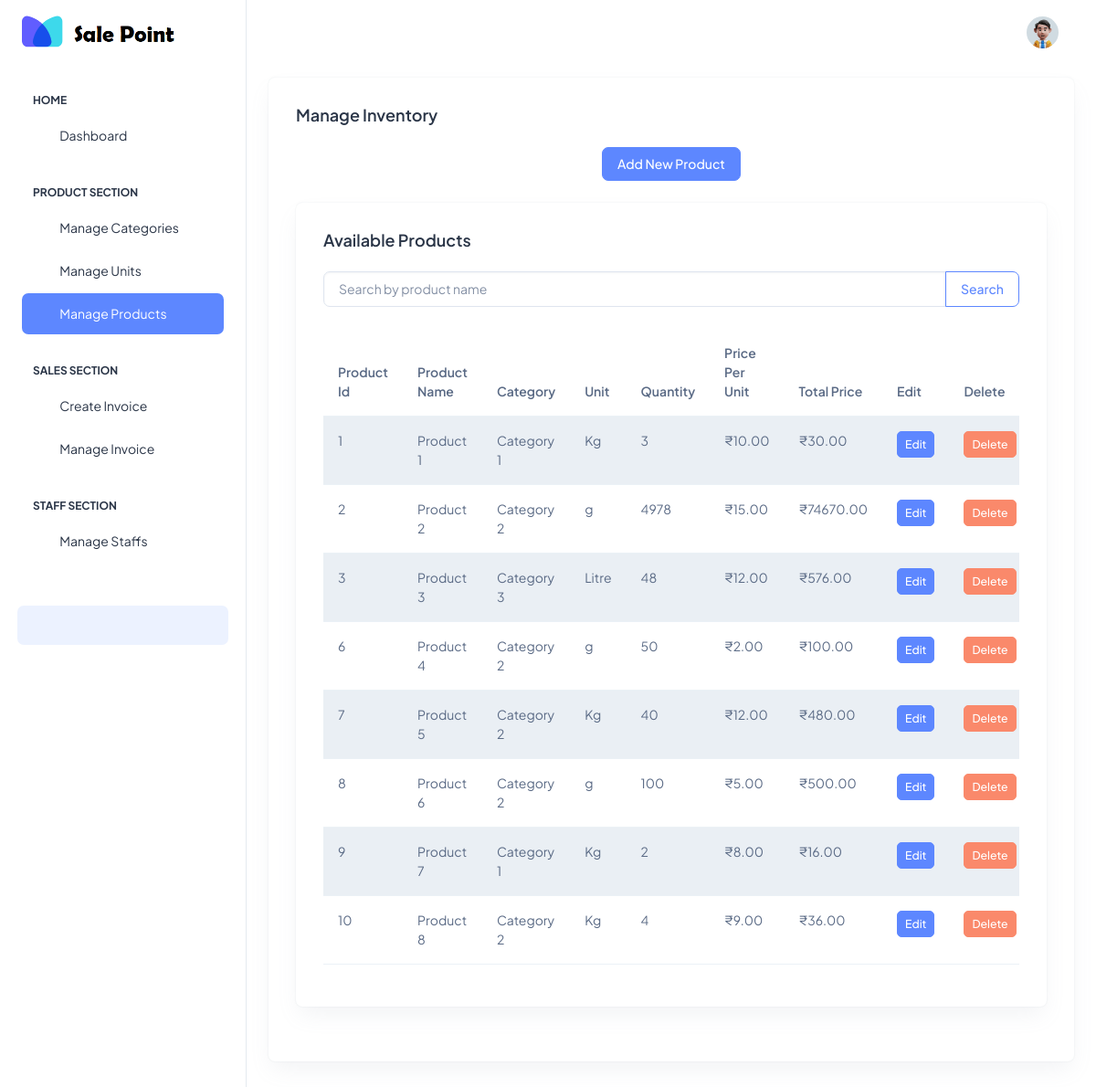
/manage_products (signed in), run on the app's committed database.
### sales_app/models.py (models this page shows, shortened)
class Inventory(models.Model):
    product_name = models.CharField(max_length=255)
    product_category = models.ForeignKey(Category, on_delete=models.CASCADE)
    unit = models.ForeignKey(Unit, on_delete=models.CASCADE)
    quantity = models.PositiveIntegerField()  # Stock available
    price_per_unit = models.DecimalField(max_digits=10, decimal_places=2)  # Price per unit

class Category(models.Model):
    name = models.CharField(max_length=255, unique=True)

class Unit(models.Model):
    unit_type = models.CharField(max_length=50, unique=True)  # e.g., kg, g, liter

### sales_app/views.py (the view)
# urls.py: path("manage_products", views.manage_products, name="manage_products"),
def manage_products(request):
    query = request.GET.get("q", "")
    if query:
        materials = Inventory.objects.filter(product_name__icontains=query)
    else:
        materials = Inventory.objects.all()
    categories = Category.objects.all()
    units = Unit.objects.all()
    for material in materials:
        material.total_price = material.quantity * material.price_per_unit  # Calculate dynamically
    return render(request, "manage_products.html", {
        "materials": materials,
        "categories": categories,
        "units": units
    })

### templates/manage_products.html (shortened to what this page needs)
{% extends 'base.html' %}
{% load static %}
{% block content %}
<div class="container-fluid">
    <div class="card">
        <div class="card-body">
            <h5 class="card-title fw-semibold mb-4">Manage Inventory</h5>
            <div class="text-center mb-4">
                <button class="btn btn-primary" data-bs-toggle="modal" data-bs-target="#addMaterialModal">Add New Product</button>
            </div>
            <div class="card mt-4">
                <div class="card-body">
                    <h5 class="card-title fw-semibold mb-4">Available Products
                        <span><a href="{% url 'manage_products' %}"><i class="ti ti-refresh"></i></a></span>
                    </h5>
                    <form method="get" class="mb-4">
                        <div class="input-group">
                            <input type="text" class="form-control" placeholder="Search by product name" name="q" value="{{ request.GET.q|default_if_none:'' }}">
                            <button class="btn btn-outline-primary" type="submit">Search</button>
                        </div>
                    </form>
                    <div class="table-responsive">
                        <table class="table table-striped table-hover">
                            <thead>
                                <tr>
                                    <th>Product Id</th>
                                    <th>Product Name</th>
                                    <th>Category</th>
                                    <th>Unit</th>
                                    <th>Quantity</th>
                                    <th>Price Per Unit</th>
                                    <th>Total Price</th>
                                    <th>Edit</th>
                                    <th>Delete</th>
                                </tr>
                            </thead>
                            <tbody>
                                {% for i in materials %}
                                <tr>
                                    <td>{{ i.pk }}</td>
                                    <td>{{ i.product_name }}</td>
                                    <td>{{ i.product_category.name }}</td>
                                    <td>{{ i.unit.unit_type }}</td>
                                    <td>{{ i.quantity }}</td>
                                    <td>₹{{ i.price_per_unit }}</td>
                                    <td>₹{{ i.total_price }}</td>
                                    <td>
                                        <button class="btn btn-primary btn-sm edit-btn" data-bs-toggle="modal" data-bs-target="#editMaterialModal"
                                        data-id="{{ i.pk }}" data-name="{{ i.product_name }}" data-category="{{ i.product_category.id }}"
                                        data-unit="{{ i.unit.id }}" data-quantity="{{ i.quantity }}" data-price="{{ i.price_per_unit }}">
                                        Edit
                                       </button>
                                    </td>
                                    <td>
                                        <a href="{% url 'delete_material' i.pk %}" class="btn btn-danger btn-sm">Delete</a>
                                    </td>
                                </tr>
                                {% endfor %}
                            </tbody>
                        </table>
                    </div>
                </div>
            </div>
        </div>
    </div>
</div>
{% endblock %}

### templates/base.html (shortened to what this page needs)
<!doctype html>
{% load static %}
<html lang="en">
<head>
  <link rel="stylesheet" href="{% static 'assets/css/styles.min.css' %}" />
</head>
<body>
{% if request.user.is_authenticated %}
  <div class="page-wrapper" id="main-wrapper" data-layout="vertical" data-navbarbg="skin6" data-sidebartype="full"
    data-sidebar-position="fixed" data-header-position="fixed">
    <aside class="left-sidebar">
      <div>
        <div class="brand-logo d-flex align-items-center justify-content-between">
          <a href="#" class="text-nowrap logo-img">
            <img src="{% static 'assets/images/logos/loo.png' %}" width="180" alt="" />
          </a>
        </div>
        <nav class="sidebar-nav scroll-sidebar" data-simplebar="">
          <ul id="sidebarnav">
            <li class="nav-small-cap">
              <span class="hide-menu">Home</span>
            </li>
            <li class="sidebar-item">
              <a class="sidebar-link" href="{% url 'index' %}" aria-expanded="false">
                <span>
                  <i class="ti ti-layout-dashboard"></i>
                </span>
                <span class="hide-menu">Dashboard</span>
              </a>
            </li>
            <li class="nav-small-cap">
              <span class="hide-menu">Product Section</span>
            </li>
            <li class="sidebar-item">
              <a class="sidebar-link" href="{% url 'manage_category' %}" aria-expanded="false">
                <span>
                  <i class="ti ti-category"></i>
                </span>
                <span class="hide-menu">Manage Categories</span>
              </a>
            </li>
            <li class="sidebar-item">
              <a class="sidebar-link" href="{% url 'manage_units' %}" aria-expanded="false">
                <span>
                  <i class="ti ti-weight"></i>
                </span>
                <span class="hide-menu">Manage Units</span>
              </a>
            </li>
            <li class="sidebar-item">
              <a class="sidebar-link" href="{% url 'manage_products' %}" aria-expanded="false">
                <span>
                  <i class="ti ti-shopping-cart"></i>
                </span>
                <span class="hide-menu">Manage Products</span>
              </a>
            </li>
            <li class="nav-small-cap">
              <span class="hide-menu">Sales Section</span>
            </li>
            <li class="sidebar-item">
              <a class="sidebar-link" href="{% url 'invoice' %}" aria-expanded="false">
                <span>
                  <i class="ti ti-file-invoice"></i>
                </span>
                <span class="hide-menu">Create Invoice</span>
              </a>
            </li>
            <li class="sidebar-item">
              <a class="sidebar-link" href="{% url 'manage_invoices' %}" aria-expanded="false">
                <span>
                  <i class="ti ti-device-desktop"></i>
                </span>
                <span class="hide-menu">Manage Invoice</span>
              </a>
            </li>
            <li class="nav-small-cap">
              <span class="hide-menu">Staff Section</span>
            </li>
            <li class="sidebar-item">
              <a class="sidebar-link" href="{% url 'manage_salesman' %}" aria-expanded="false">
                <span>
                  <i class="ti ti-users"></i>
                </span>
                <span class="hide-menu">Manage Staffs</span>
              </a>
            </li>
          </ul>
          <div class="unlimited-access hide-menu bg-light-primary position-relative mb-7 mt-5 rounded">
          </div>
        </nav>
      </div>
    </aside>
    <div class="body-wrapper">
      <header class="app-header">
        <nav class="navbar navbar-expand-lg navbar-light">
          <ul class="navbar-nav">
            <li class="nav-item">
              <a class="nav-link nav-icon-hover" href="javascript:void(0)">
              </a>
            </li>
          </ul>
          <div class="navbar-collapse justify-content-end px-0" id="navbarNav">
            <ul class="navbar-nav flex-row ms-auto align-items-center justify-content-end">
              <li class="nav-item dropdown">
                <a class="nav-link nav-icon-hover" href="javascript:void(0)" id="drop2" data-bs-toggle="dropdown"
                  aria-expanded="false">
                  <img src="{% static 'assets/images/profile/user-1.jpg' %}" alt="" width="35" height="35" class="rounded-circle">
                </a>
              </li>
            </ul>
          </div>
        </nav>
      </header>
      {% block content %}
      {% endblock %}
    </div>
  </div>
{% else %}
<div class="container-fluid">
  <h1>Unauthorized access</h1>
</div>
{% endif %}
</body>
</html>

### data on the page
Inventory: pk "1", product_name "Product 1", product_category.name "Category 1", unit.unit_type "Kg", quantity "3", price_per_unit "10.00", total_price "30.00"
Inventory: pk "2", product_name "Product 2", product_category.name "Category 2", unit.unit_type "g", quantity "4978", price_per_unit "15.00", total_price "74670.00"
Inventory: pk "3", product_name "Product 3", product_category.name "Category 3", unit.unit_type "Litre", quantity "48", price_per_unit "12.00", total_price "576.00"
Inventory: pk "6", product_name "Product 4", product_category.name "Category 2", unit.unit_type "g", quantity "50", price_per_unit "2.00", total_price "100.00"
Inventory: pk "7", product_name "Product 5", product_category.name "Category 2", unit.unit_type "Kg", quantity "40", price_per_unit "12.00", total_price "480.00"
Inventory: pk "8", product_name "Product 6", product_category.name "Category 2", unit.unit_type "g", quantity "100", price_per_unit "5.00", total_price "500.00"
Inventory: pk "9", product_name "Product 7", product_category.name "Category 1", unit.unit_type "Kg", quantity "2", price_per_unit "8.00", total_price "16.00"
Inventory: pk "10", product_name "Product 8", product_category.name "Category 2", unit.unit_type "Kg", quantity "4", price_per_unit "9.00", total_price "36.00"
